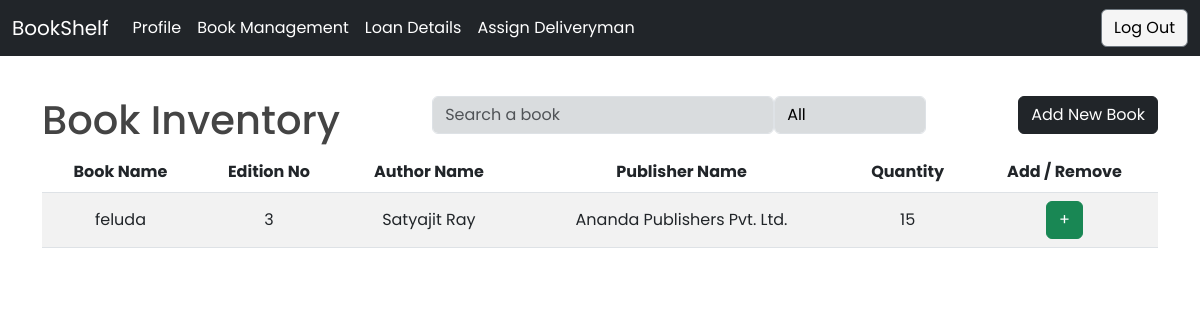
Page /userProfiles/admin/viewBooks/index.php (signed in) on the earlier database version.
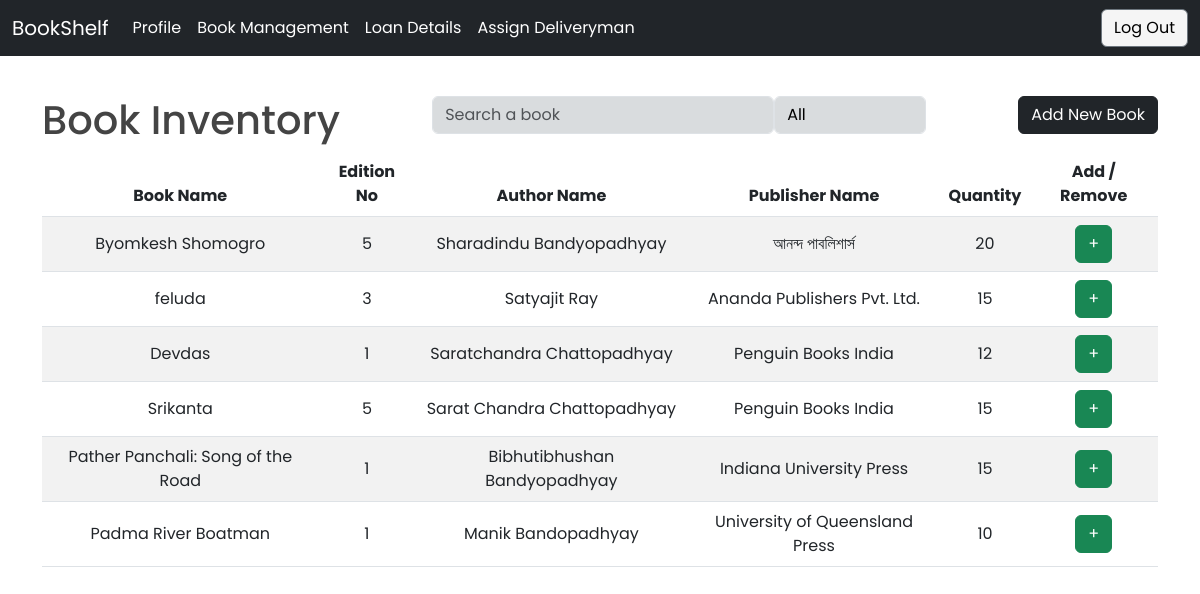
Same page on the later database version.
### tables this page shows
CREATE TABLE `book` (
  `ISBN` varchar(13) NOT NULL,
  `name` varchar(255) NOT NULL,
  `author` varchar(255) NOT NULL,
  `edition` varchar(3) NOT NULL,
  `publisher` varchar(255) NOT NULL,
  `image` varchar(100) NOT NULL
);

### userProfiles/admin/viewBooks/navbar.php (called while the page is built)
<?php
    require '../../Navbar/index.php';
    function Navbar(){
            navbarAdmin();
    }
?>

### userProfiles/admin/viewBooks/index.php (the view, shortened to what this page needs)
<?php
include '../../../Database/Config.php';
$sql = "SELECT * FROM book";
$result = mysqli_query($Conn, $sql);
?>
<!DOCTYPE html>
<html>
<head>
    <link href="../../../boxicons-2.1.4/css/boxicons.min.css" rel="stylesheet" />
    <link href="../../../css/bootstrap.min.css" rel="stylesheet" />
    <link href="style.css" rel="stylesheet" />
</head>
<body>
    <?php
    require 'navbar.php';
    Navbar();
    ?>
    <div class="container">
        <div class="d-flex justify-content-between mt-4">
            <h1>Book Inventory</h1>
            <div class="d-flex justify-content-around">
                <div class="search-class">
                    <input type="text" id="search-input" class="form-control search-book" placeholder="Search a book">
                </div>
                <div>
                    <select id="filter-select" class="form-control">
                        <option value="all">All <i class='bx bx-chevron-down'></i></option>
                    </select>
                </div>
            </div>
            <a href="../addBooks/index.php" class="btn btn-dark">Add New Book</a>
        </div>
        <table id="book-table" class="table table-striped">
            <thead>
                <tr>
                    <th>Book Name</th>
                    <th>Edition No</th>
                    <th>Author Name</th>
                    <th>Publisher Name</th>
                    <th>Quantity</th>
                    <th>Add / Remove</th>
                </tr>
            </thead>
            <tbody>
                <?php
          if (mysqli_num_rows($result) > 0) {
            while($row = mysqli_fetch_assoc($result)) {
                $isbn = $row['ISBN'];
                $number_of_books_query = "SELECT count(*) as count FROM all_copies_of_books WHERE ISBN = '$isbn'";
                $number_of_books_result = mysqli_query($Conn, $number_of_books_query);
                $number_of_books_row = mysqli_fetch_assoc($number_of_books_result);
                $number_of_books = $number_of_books_row['count'];
              echo "<tr>";
              echo "<td>".$row["name"]."</td>";
              echo "<td>".$row["edition"]."</td>";
              echo "<td>".$row["author"]."</td>";
              echo "<td>".$row["publisher"]."</td>";
              echo "<td>". $number_of_books."</td>";
                echo "<td>";
                echo "<button class='btn btn-success' data-bs-toggle='modal' data-bs-target='#addQuantityModal". $isbn."'>+</button>";
                    echo "</td>";
                echo "</tr>";
                }
                } else {
                echo "<tr>
                    <td colspan='6'>No records found</td>
                </tr>";
                }
                ?>
            </tbody>
        </table>
    </div>
</body>
</html>

### userProfiles/Navbar/index.php (shortened to what this page needs)
<?php
    function navbarAdmin(){
      ?>
<nav class="navbar fixed-top navbar-expand-lg bg-dark" data-bs-theme="dark">
    <div class="container-fluid">
        <a class="navbar-brand" href="#">BookShelf</a>
        <div class="collapse navbar-collapse" id="navbarNav">
            <ul class="navbar-nav">
                <li class="nav-item">
                    <a class="nav-link" aria-current="page" href="#">Profile</a>
                </li>
                <li class="nav-item">
                    <a class="nav-link"
                        href="http://localhost/BookShelf/Code/userProfiles/admin/viewBooks/index.php">Book
                        Management</a>
                </li>
                <li class="nav-item">
                    <a class="nav-link"
                        href="http://localhost/BookShelf/Code/userProfiles/admin/loanManagement/index.php">Loan
                        Details</a>
                </li>
                <li class="nav-item">
                    <a class="nav-link"
                        href="http://localhost/BookShelf/Code/userProfiles/admin/assignDeliveryman/index.php">Assign
                        Deliveryman</a>
                </li>
            </ul>
            <ul class="navbar-nav ms-auto">
                <li class="nav-item d-none d-lg-block">
                    <button class="btn btn-secondary logout-button"><a href="../../../LoginAuth/logout.php"
                            class="logout-button">Log Out</a></button>
                </li>
            </ul>
        </div>
    </div>
</nav>
<?php
  }
    ?>

### userProfiles/admin/viewBooks/style.css (style rules this page uses)
body { font-family: "Poppins", sans-serif; color: #444444; }
.mt-4 { margin-top: 6rem !important; }
th { text-align: center; }
td { vertical-align: middle; text-align: center; }
.search-class { color: white !important; }
.form-control { background-color: #d9dcde !important; color: black !important; }
.btn-dark { height: fit-content !important; }

### userProfiles/Navbar/style.php (style rules this page uses)
.logout-button { text-decoration: none !important; color: black !important; background-color: whitesmoke !important; }
.nav-link { color: white !important; text-decoration: none !important; }

Differences in the rows shown:
added book: name "Byomkesh Shomogro", edition "5", author "Sharadindu Bandyopadhyay", publisher "আনন্দ পাবলিশার্স", number_of_books "20"
added book: name "Devdas", edition "1", author "Saratchandra Chattopadhyay", publisher "Penguin Books India", number_of_books "12"
added book: name "Srikanta", edition "5", author "Sarat Chandra Chattopadhyay", publisher "Penguin Books India", number_of_books "15"
added book: name "Pather Panchali: Song of the Road", edition "1", author "Bibhutibhushan Bandyopadhyay", publisher "Indiana University Press", number_of_books "15"
added book: name "Padma River Boatman", edition "1", author "Manik Bandopadhyay", publisher "University of Queensland Press", number_of_books "10"
